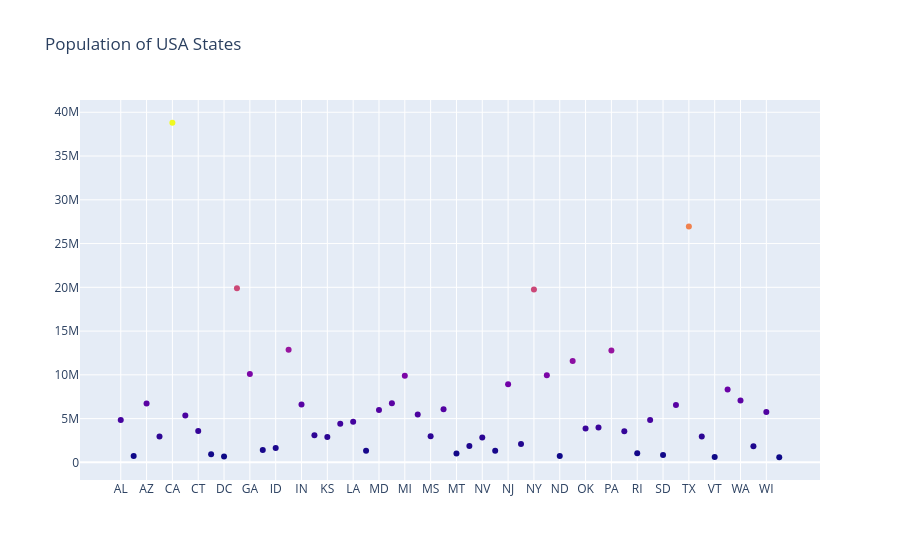

The notebook cell saved with this chart:
### Markdown cell above
Data Labels on Hover
首先我们git clone https://github.com/plotly/datasets.git 然后在本地操作，不然jupyter每次加载报错。

x轴就是 各个州的缩写，y轴就是各个州的人口数量，利用散点图形式绘制，然后设置 marker_color 属性，也就是根据人口的不同来呈现不同颜色。

text就是鼠标移动到点上呈现的文本

### Code cell
import pandas as pd
data= pd.read_csv("./datasets/2014_usa_states.csv")

fig = go.Figure(data=go.Scatter(x=data['Postal'],
                                y=data['Population'],
                                mode='markers',
                                marker_color=data['Population'],
                                text=data['State'])) # hover text goes here

fig.update_layout(title='Population of USA States')
fig.show()

### Figure 1 — Plotly figure (JSON) as saved in the notebook; plotly's stock layout.template omitted (floating-point values rounded to 4 significant figures)
{"data": [{"marker": {"color": [4849000.0, 736700.0, 6731000.0, 2966000.0, 38800000.0, 5356000.0, 3597000.0, 935600.0, 658900.0, 19890000.0, 10100000.0, 1420000.0, 1634000.0, 12880000.0, 6597000.0, 3107000.0, 2904000.0, 4413000.0, 4650000.0, 1330000.0, 5976000.0, 6745000.0, 9910000.0, 5457000.0, 2994000.0, 6064000.0, 1024000.0, 1882000.0, 2839000.0, 1327000.0, 8938000.0, 2086000.0, 19750000.0, 9944000.0, 739500.0, 11590000.0, 3878000.0, 3970000.0, 12790000.0, 3548000.0, 1055000.0, 4832000.0, 853200.0, 6549000.0, 26960000.0, 2943000.0, 626600.0, 8326000.0, 7062000.0, 1850000.0, 5758000.0, 584200.0]}, "mode": "markers", "text": ["Alabama", "Alaska", "Arizona", "Arkansas", "California", "Colorado", "Connecticut", "Delaware", "District of Columbia", "Florida", "Georgia", "Hawaii", "Idaho", "Illinois", "Indiana", "Iowa", "Kansas", "Kentucky", "Louisiana", "Maine", "Maryland", "Massachusetts", "Michigan", "Minnesota", "Mississippi", "Missouri", "Montana", "Nebraska", "Nevada", "New Hampshire", "New Jersey", "New Mexico", "New York", "North Carolina", "North Dakota", "Ohio", "Oklahoma", "Oregon", "Pennsylvania", "Puerto Rico", "Rhode Island", "South Carolina", "South Dakota", "Tennessee", "Texas", "Utah", "Vermont", "Virginia", "Washington", "West Virginia", "Wisconsin", "Wyoming"], "type": "scatter", "x": ["AL", "AK", "AZ", "AR", "CA", "CO", "CT", "DE", "DC", "FL", "GA", "HI", "ID", "IL", "IN", "IA", "KS", "KY", "LA", "ME", "MD", "MA", "MI", "MN", "MS", "MO", "MT", "NE", "NV", "NH", "NJ", "NM", "NY", "NC", "ND", "OH", "OK", "OR", "PA", "PR", "RI", "SC", "SD", "TN", "TX", "UT", "VT", "VA", "WA", "WV", "WI", "WY"], "y": [4849000.0, 736700.0, 6731000.0, 2966000.0, 38800000.0, 5356000.0, 3597000.0, 935600.0, 658900.0, 19890000.0, 10100000.0, 1420000.0, 1634000.0, 12880000.0, 6597000.0, 3107000.0, 2904000.0, 4413000.0, 4650000.0, 1330000.0, 5976000.0, 6745000.0, 9910000.0, 5457000.0, 2994000.0, 6064000.0, 1024000.0, 1882000.0, 2839000.0, 1327000.0, 8938000.0, 2086000.0, 19750000.0, 9944000.0, 739500.0, 11590000.0, 3878000.0, 3970000.0, 12790000.0, 3548000.0, 1055000.0, 4832000.0, 853200.0, 6549000.0, 26960000.0, 2943000.0, 626600.0, 8326000.0, 7062000.0, 1850000.0, 5758000.0, 584200.0]}], "layout": {"title": {"text": "Population of USA States"}}}
